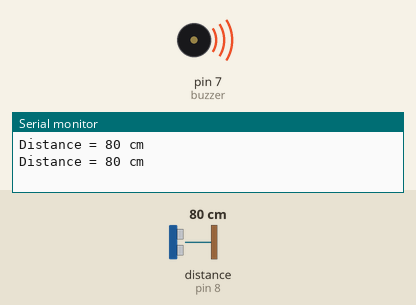
Bench run of a sketch on a simulated Arduino Uno, built with avr-gcc and run on an emulated ATmega328P. Shown: buzzer (waves = sounding, pin HIGH), the last lines printed to the serial monitor. Wiring (inferred from the names in the program): ultrasonic range finder: trigger pin 9; echo pin 8. The test bench sets the inputs (shaded band); at power-on: distance to the obstacle (sensor on pin 8) 80 cm. The echo pulse lasts 58.3 µs per cm; pins used as bus, display or sensor lines are not drawn.

Above: at 2.0 s.
2.1 s: distance to the obstacle (sensor on pin 8) set to 2 cm
At 2.31 s:
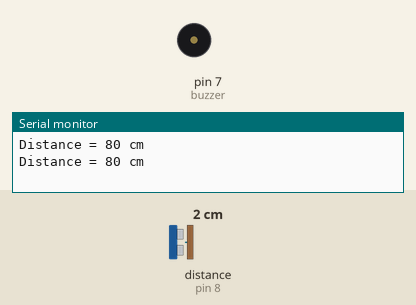
3.8 s: distance to the obstacle (sensor on pin 8) set to 9 cm
At 3.96 s:
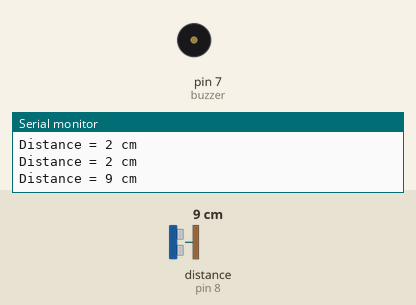
7.3 s: distance to the obstacle (sensor on pin 8) set to 4 cm
At 8.7 s:
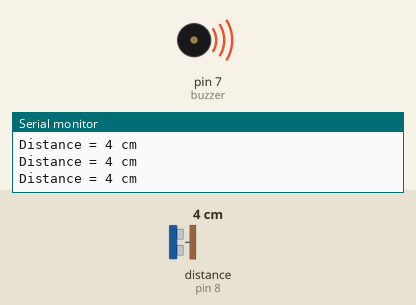
Timing chart, 0 to 10.3 s (numbered marks = the images above; inputs shaded):
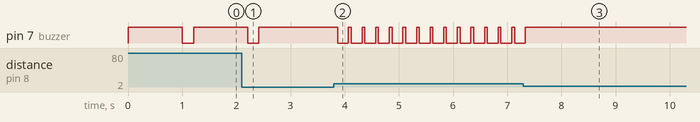

Measured:
- after the input at 2.1 s, pin 7 (buzzer): goes on until 2.4 s, then stays HIGH
- after the input at 3.8 s, pin 7 (buzzer): alternates HIGH for 0.05 s and LOW for 0.20 s, starting after 0.07 s
- after the input at 7.3 s, pin 7 (buzzer): goes on until 7.3 s, then stays HIGH

The sketch:

buzzer.ino
```cpp
#define TRIGGER_PIN 9 // digital pin D9
#define ECHO_PIN 8 // digital pin D8
#define buzzer 7
unsigned long distance, duration;

void setup() {
  Serial.begin(9600);
  pinMode(TRIGGER_PIN, OUTPUT);
  pinMode(ECHO_PIN, INPUT);
  pinMode(buzzer, OUTPUT);
}

void loop() {
  digitalWrite(TRIGGER_PIN, LOW); // Get Start
  delayMicroseconds(2); // stable the line
  digitalWrite(TRIGGER_PIN, HIGH); // sending 10 us pulse
  delayMicroseconds(10); // delay
  digitalWrite(TRIGGER_PIN, LOW); // waiting to receive signals
  duration = pulseIn(ECHO_PIN, HIGH); // calculating time
  distance = (duration / 2) / 29;
  Serial.print("Distance = ");
  Serial.print(distance);
  Serial.println(" cm");
  if (distance >= 20) {
    digitalWrite(buzzer, HIGH);
    delay(1000);
    digitalWrite(buzzer, LOW);
  }
  else if (distance >= 15) {
    digitalWrite(buzzer, HIGH);
    delay(500);
    digitalWrite(buzzer, LOW);
  }
  else if (distance >= 10) {
    digitalWrite(buzzer, HIGH);
    delay(200);
    digitalWrite(buzzer, LOW);
  }
  else if (distance > 5) {
    digitalWrite(buzzer, HIGH);
    delay(50);
    digitalWrite(buzzer, LOW);
  }
  else if (distance <= 5) {
    digitalWrite(buzzer, HIGH);
  }
  else {
    digitalWrite(buzzer, LOW);
  }

  delay(200);
}
```
